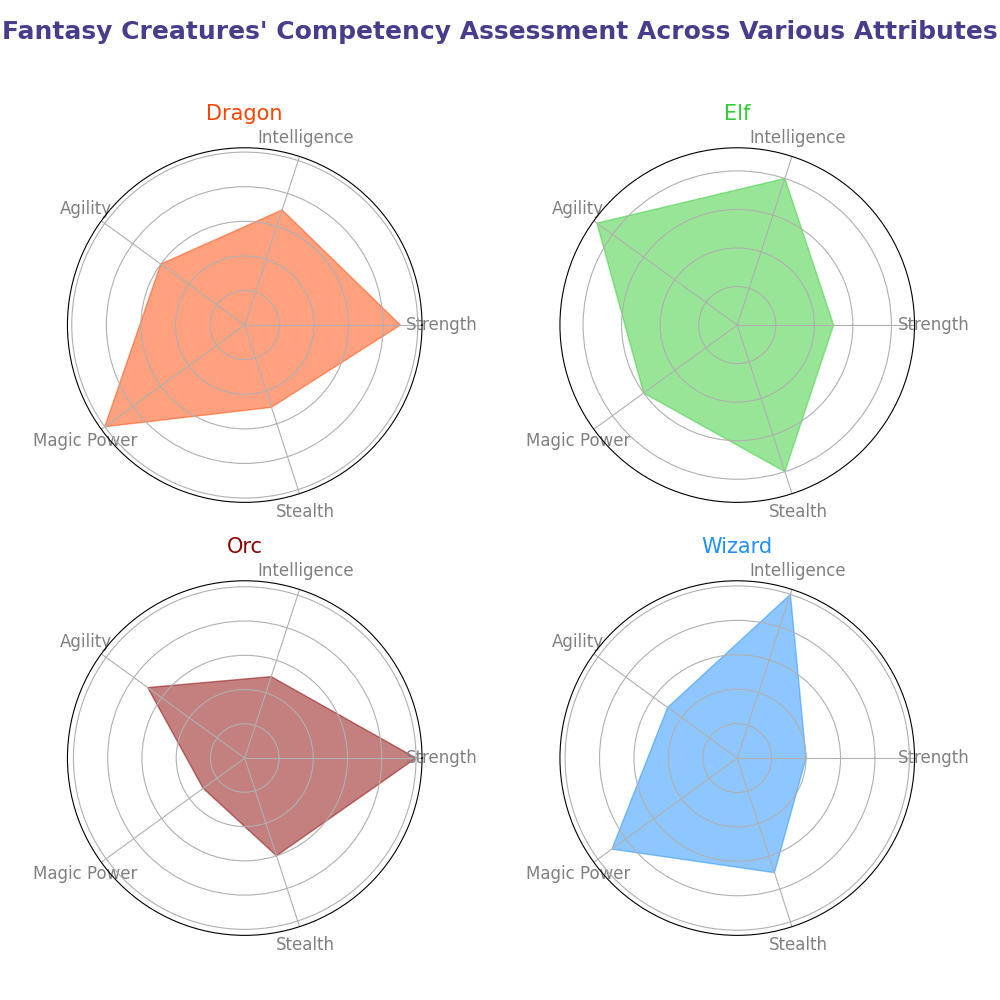

This chart was generated by the following Python code:
import matplotlib.pyplot as plt
import numpy as np

# Define the fantasy creatures and attributes
creatures = ['Dragon', 'Elf', 'Orc', 'Wizard']
attributes = ['Strength', 'Intelligence', 'Agility', 'Magic Power', 'Stealth']

# Data for each creature as competency levels (scale of 1-10)
data = {
    'Dragon': [9, 7, 6, 10, 5],
    'Elf': [5, 8, 9, 6, 8],
    'Orc': [10, 5, 7, 3, 6],
    'Wizard': [4, 10, 5, 9, 7]
}

num_vars = len(attributes)
angles = np.linspace(0, 2 * np.pi, num_vars, endpoint=False).tolist()
angles += angles[:1]

# Function to create radar charts
def radar_chart(ax, values, creature_name, color):
    values += values[:1]
    ax.fill(angles, values, color=color, alpha=0.5)  # Increased alpha for better fill visibility

    ax.set_xticks(angles[:-1])
    ax.set_xticklabels(attributes, color='grey', fontsize=12)
    ax.set_yticklabels([])

    ax.set_title(creature_name, size=15, color=color, pad=20)

colors = ['#FF4500', '#32CD32', '#8B0000', '#1E90FF']

fig, axs = plt.subplots(nrows=2, ncols=2, figsize=(10, 10), subplot_kw=dict(polar=True))
fig.subplots_adjust(hspace=0.4, wspace=0.4)

for ax, (creature, color) in zip(axs.flat, zip(creatures, colors)):
    radar_chart(ax, data[creature], creature, color)

plt.suptitle("Fantasy Creatures' Competency Assessment Across Various Attributes", 
             fontsize=18, fontweight='bold', color='darkslateblue')

plt.tight_layout(rect=[0, 0.03, 1, 0.95])
plt.show()
